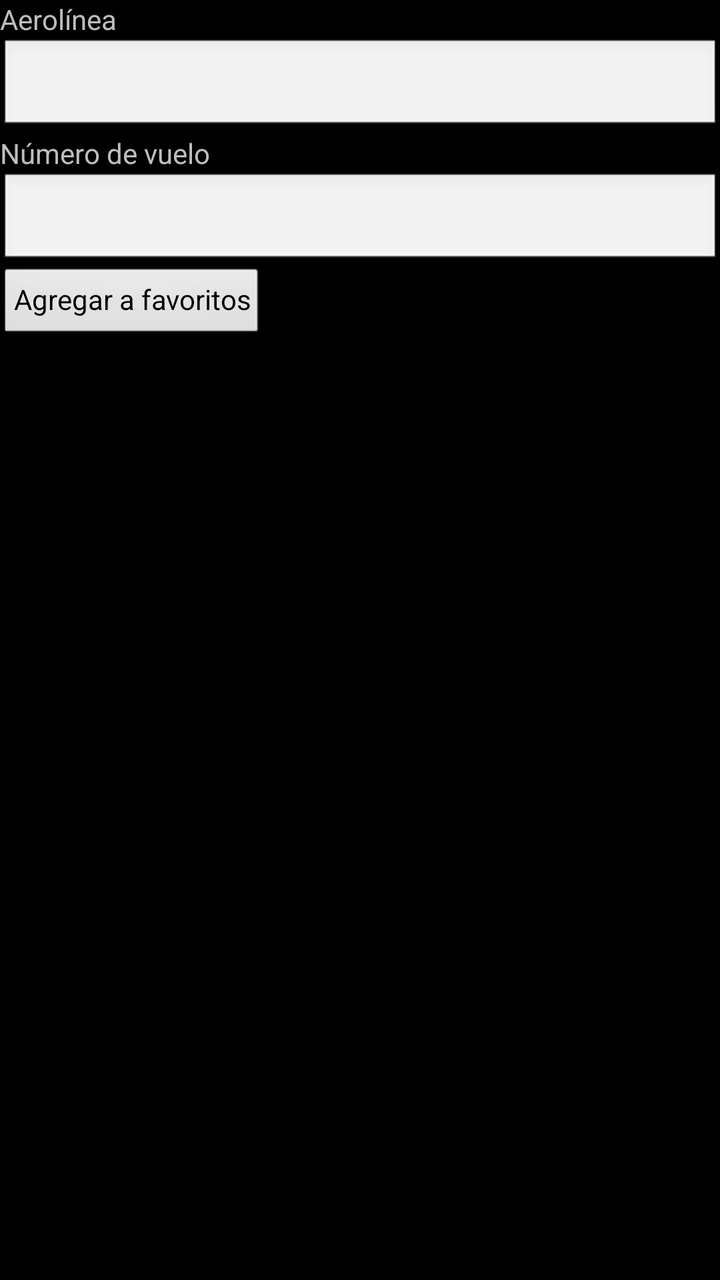
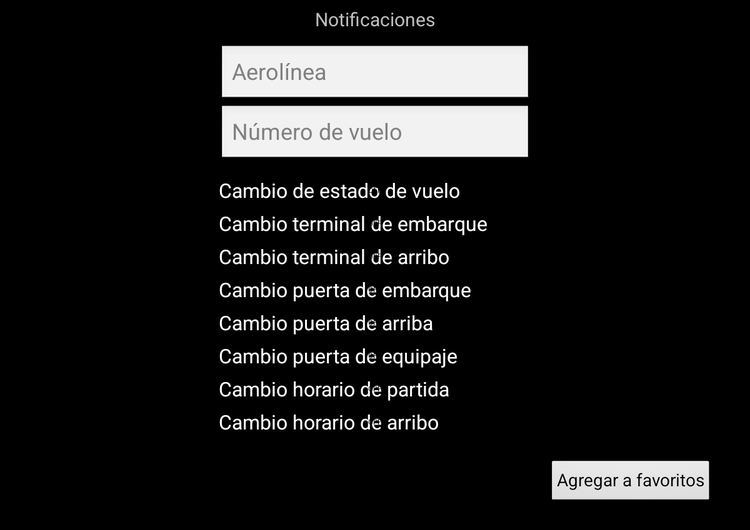

The same Android screen from two of the app's own layout files: first res/layout/ as a phone draws it, then the repository's variant for another configuration, drawn on a device whose configuration selects that folder. Both files follow.
<!-- AndroidManifest.xml: application theme android:Theme -->
<!-- res/layout/notification_fragment.xml -->
<LinearLayout xmlns:android="http://schemas.android.com/apk/res/android"
    xmlns:tools="http://schemas.android.com/tools"
    android:layout_width="match_parent"
    android:layout_height="match_parent"
    android:orientation="vertical" >
    
    <TextView
        android:id="@+id/fav_airline_tag"
        android:layout_width="wrap_content"
        android:layout_height="wrap_content"
        android:text="@string/fav_airline_tag" />

    <EditText
        android:id="@+id/fav_airline"
        android:layout_width="match_parent"
        android:layout_height="wrap_content"
        android:ems="10"
        android:inputType="text" >

        <requestFocus />
    </EditText>
    
    <TextView
        android:id="@+id/fav_number_tag"
        android:layout_width="wrap_content"
        android:layout_height="wrap_content"
        android:text="@string/fav_number_tag" />

    <EditText
        android:id="@+id/fav_flight_number"
        android:layout_width="match_parent"
        android:layout_height="wrap_content"
        android:ems="10"
        android:inputType="number" >

        <requestFocus />
    </EditText>

    <Button
        android:id="@+id/fav_button"
        style="?android:attr/buttonStyleSmall"
        android:layout_width="wrap_content"
        android:layout_height="wrap_content"
        android:text="@string/fav_button" 
        android:onClick="addFavouriteFlight"/>
      
</LinearLayout>
<!-- resources referenced by this layout -->
<resources>
  <string name="fav_airline_tag">Aerolínea</string>
  <string name="fav_button">Agregar a favoritos</string>
  <string name="fav_number_tag">Número de vuelo</string>
</resources>
<!-- res/layout-large/notification_fragment.xml (the repository's variant of the layout above) -->
<!-- drawn on a 7-inch tablet held upright -->
<ScrollView xmlns:android="http://schemas.android.com/apk/res/android"
    android:layout_width="match_parent"
    android:layout_height="wrap_content" >

    <LinearLayout xmlns:android="http://schemas.android.com/apk/res/android"
    xmlns:tools="http://schemas.android.com/tools"
    android:layout_width="match_parent"
    android:layout_height="wrap_content"
    android:orientation="vertical" >


	<TextView
	    android:layout_width="wrap_content"
	    android:layout_height="wrap_content"
	    android:text="@string/which_notifications"
	    android:layout_marginTop="5dp"
	    android:layout_gravity="center"
	    android:textSize="15dp" />
    
    <EditText
        android:id="@+id/fav_airline"
        android:layout_width="250dp"
        android:layout_height="wrap_content"
        android:layout_gravity="center"
        android:layout_marginTop="10dp"
        android:hint="@string/fav_airline_tag"
        android:inputType="text" >

        <requestFocus />
    </EditText>

    <EditText
        android:id="@+id/fav_flight_number"
        android:layout_width="250dp"
        android:layout_height="wrap_content"
        android:layout_gravity="center"
        android:hint="@string/fav_number_tag"
        android:inputType="number" >
    </EditText>
    
    <Switch
        android:id="@+id/flight_state"
        android:layout_height="wrap_content"
        android:layout_gravity="center"
        android:layout_width="250dp"
        android:layout_marginTop="10dp"
        android:text="@string/flight_state" />
      
      <Switch
        android:id="@+id/departure_terminal"
        android:layout_height="wrap_content"
        android:layout_gravity="center"
        android:layout_width="250dp"
        android:layout_marginTop="5dp"
        android:text="@string/departure_terminal" />
      
      <Switch
        android:id="@+id/arrival_terminal"
        android:layout_height="wrap_content"
        android:layout_gravity="center"
        android:layout_width="250dp"
        android:layout_marginTop="5dp"
        android:text="@string/arrival_terminal" />
    
      <Switch
        android:id="@+id/departure_gate"
        android:layout_height="wrap_content"
        android:layout_gravity="center"
        android:layout_width="250dp"
        android:layout_marginTop="5dp"
        android:text="@string/departure_gate" />
      
      <Switch
        android:id="@+id/arrival_gate"
        android:layout_height="wrap_content"
        android:layout_gravity="center"
        android:layout_width="250dp"
        android:layout_marginTop="5dp"
        android:text="@string/arrival_gate" />
      
      <Switch
        android:id="@+id/baggage_gate"
        android:layout_height="wrap_content"
        android:layout_gravity="center"
        android:layout_width="250dp"
        android:layout_marginTop="5dp"
        android:text="@string/baggage_gate" />
      
      <Switch
        android:id="@+id/departure_time"
        android:layout_height="wrap_content"
        android:layout_gravity="center"
        android:layout_width="250dp"
        android:layout_marginTop="5dp"
        android:text="@string/departure_time" />
      
      <Switch
        android:id="@+id/arrival_time"
        android:layout_height="wrap_content"
        android:layout_gravity="center"
        android:layout_width="250dp"
        android:layout_marginTop="5dp"
        android:text="@string/arrival_time" />
      
      <Button
        android:id="@+id/fav_button"
        style="?android:attr/buttonStyleSmall"
        android:layout_width="wrap_content"
        android:layout_height="wrap_content"
        android:layout_gravity="right"
        android:layout_marginTop="20dp"
        android:layout_marginRight="30dp"
        android:layout_marginBottom="20dp"
        android:text="@string/fav_button" 
        android:onClick="addFavouriteFlight"/>
      
	</LinearLayout>
    
</ScrollView>
<!-- resources referenced by the variant -->
<!-- as a 7-inch tablet held upright resolves them -->
<resources>
  <string name="arrival_gate">Cambio puerta de arriba</string>
  <string name="arrival_terminal">Cambio terminal de arribo</string>
  <string name="arrival_time">Cambio horario de arribo</string>
  <string name="baggage_gate">Cambio puerta de equipaje</string>
  <string name="departure_gate">Cambio puerta de embarque</string>
  <string name="departure_terminal">Cambio terminal de embarque</string>
  <string name="departure_time">Cambio horario de partida</string>
  <string name="fav_airline_tag">Aerolínea</string>
  <string name="fav_button">Agregar a favoritos</string>
  <string name="fav_number_tag">Número de vuelo</string>
  <string name="flight_state">Cambio de estado de vuelo</string>
  <string name="which_notifications">Notificaciones</string>
</resources>
